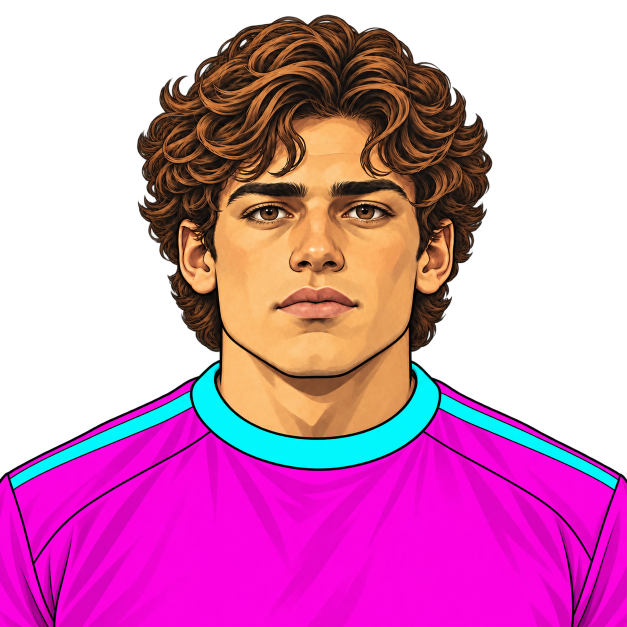
#> input picture assets/portraits/whole-v1/sources/p01.png, 1254 x 1254 px (shown at 1/2 size); its folder holds only this picture in this run
$ python pack_whole_portraits.py
#> lines starting #> are read from the running program, lines starting #| are printed output that depends on the picture
"""Export whole illustrations to256px assets and96px review sheets, retaining sources."""

import argparse
import json
from pathlib import Path
from typing import cast

from PIL import Image, ImageDraw, ImageFont, ImageOps

from goaletto.portraits.whole import recipe_for_variant, render_whole

ROOT = Path(__file__).resolve().parents[1] / "assets/portraits/whole-v1"
PLAYER_AGES = [
    24,
    23,
    28,
    20,
    26,
    21,
    31,
    19,
    27,
    22,
    30,
    18,
    25,
    29,
    20,
    33,
    24,
    28,
    21,
    26,
    32,
    23,
    27,
    19,
]
STAFF_AGES = [46, 58, 39, 63, 51, 44, 35, 66, 54, 41, 60, 48]


def garment_mask(image: Image.Image) -> Image.Image:
    """Explicit mask of technical garment pigments below the face; inspect each source."""
    pixels = []
    for index, pixel in enumerate(image.get_flattened_data()):
        red, green, blue, alpha = cast(tuple[int, int, int, int], pixel)
        material = min(red, blue) - green > 35 or min(green, blue) - red > 35
        below_face = index // image.width >= image.height // 2
        pixels.append(255 if alpha >= 16 and material and below_face else 0)
    mask = Image.new("L", image.size)
    mask.putdata(pixels)
    return mask


def main() -> None:
    parser = argparse.ArgumentParser(description=__doc__)
    parser.add_argument("--require-complete", action="store_true")
    args = parser.parse_args()
    for folder in ("portraits", "masks", "previews", "thumbnails"):
        (ROOT / folder).mkdir(exist_ok=True)
    specs = []
    for bank, prefix, ages in (("players", "p", PLAYER_AGES), ("staff", "s", STAFF_AGES)):
        for index, age in enumerate(ages, 1):
            code = f"{prefix}{index:02}"
            specs.append((code, code, bank, age))
    specs.append(("p01-staff42", "p01", "staff", 42))
    catalog = {
        "catalog_version": 1,
        "status": "first-wave-illustrations-awaiting-review",
        "sizes": [96, 256],
        "banks": {"players": [], "staff": []},
        "variants": {},
        "identities": {},
    }
    for filename, identity, bank, age in specs:
        source_path = ROOT / "sources" / f"{filename}.png"
        if not source_path.exists():
            continue
        variant = f"{identity}-{bank[:-1] if bank == 'players' else 'staff'}{age}"
        identity_id = f"dugout-whole-v1/{identity}"
        with Image.open(source_path) as source:
#> source is the input picture: PIL image 1254x1254 RGBA; mean R, G, B, A 109, 36.5, 84.9, 152
            if source.mode != "RGBA" or source.getchannel("A").getextrema()[0] != 0:
                raise ValueError(f"Source requires actual alpha: {filename}")
            sprite = ImageOps.contain(source, (256, 256), Image.Resampling.LANCZOS)
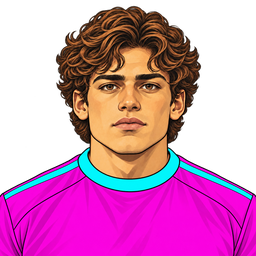
#> sprite: PIL image 256x256 RGBA; mean R, G, B, A 108.6, 36.5, 84.4, 152; transparent parts drawn white
        packed = Image.new("RGBA", (256, 256))
#> packed: PIL image 256x256 RGBA; every value is 0
        packed.alpha_composite(sprite, ((256 - sprite.width) // 2, (256 - sprite.height) // 2))
        mask = garment_mask(packed)
#> after the loop in garment_mask, `for index, pixel in enumerate(image.get_flattened_data()):`: pixels = []
        if mask.getbbox() is None:
            raise ValueError(f"No garment material pigments: {filename}")
        image_path, mask_path = f"portraits/{variant}.png", f"masks/{variant}.png"
        packed.save(ROOT / image_path, optimize=True)
        mask.save(ROOT / mask_path, optimize=True)
        catalog["variants"][variant] = {
            "identity_id": identity_id,
            "bank": bank,
            "depicted_age": age,
            "image": image_path,
            "garment_mask": mask_path,
            "source": f"sources/{filename}.png",
            "prompt": f"prompts/{filename}.txt",
            "review_status": "awaiting-user-review",
            "age_policy": "single illustrated age, no automatic age-stage completeness",
        }
        catalog["identities"].setdefault(identity_id, {"variants": []})["variants"].append(variant)
        # A linked career sample does not add a37th unrelated identity to the staff pool.
        if filename == identity:
            catalog["banks"][bank].append(variant)
    if args.require_complete:
        assert len(catalog["variants"]) == 37
        assert len(catalog["banks"]["players"]) == 24
        assert len(catalog["banks"]["staff"]) == 12
    (ROOT / "manifest.json").write_text(json.dumps(catalog, ensure_ascii=False, indent=2) + "\n")
    font = ImageFont.load_default(size=15)
    for bank in ("players", "staff"):
        variants = catalog["banks"][bank]
        if not variants:
            continue
        sheet = Image.new("RGB", (6 * 192, ((len(variants) + 5) // 6) * 220), "#E8DECB")
        thumbs = Image.new("RGB", (6 * 112, ((len(variants) + 5) // 6) * 120), "#E8DECB")
        for index, variant in enumerate(variants):
            recipe = recipe_for_variant(variant, ROOT)
            portrait = render_whole(
                recipe, kit_primary="#743D42", kit_secondary="#F2E9D8", root=ROOT
            )
            x, y = index % 6 * 192, index // 6 * 220
            small = portrait.resize((192, 192), Image.Resampling.LANCZOS)
            sheet.paste(small, (x, y), small)
            ImageDraw.Draw(sheet).text((x + 10, y + 195), variant, font=font, fill="#2A2824")
            thumbnail = render_whole(
                recipe, kit_primary="#743D42", kit_secondary="#F2E9D8", size=96, root=ROOT
            )
            thumbnail.save(ROOT / "thumbnails" / f"{variant}.png", optimize=True)
            tx, ty = index % 6 * 112 + 8, index // 6 * 120
            thumbs.paste(thumbnail, (tx, ty), thumbnail)
            ImageDraw.Draw(thumbs).text((tx + 24, ty + 98), f"{index + 1:02}", fill="#2A2824")
        sheet.save(ROOT / "previews" / f"{bank}.png", optimize=True)
        thumbs.save(ROOT / "previews" / f"{bank}-96px.png", optimize=True)
    if "p01-staff42" in catalog["variants"]:
        pair = Image.new("RGB", (512, 286), "#E8DECB")
        for index, variant in enumerate(("p01-player24", "p01-staff42")):
            portrait = render_whole(
                recipe_for_variant(variant, ROOT),
                kit_primary="#743D42",
                kit_secondary="#F2E9D8",
                root=ROOT,
            )
            pair.paste(portrait, (index * 256, 0), portrait)
            ImageDraw.Draw(pair).text((index * 256 + 12, 263), variant, font=font, fill="#2A2824")
        pair.save(ROOT / "previews" / "player-to-staff.png", optimize=True)
    sizes = [path.stat().st_size for path in (ROOT / "portraits").glob("*.png")]
    print(
        json.dumps(
            {
                "variants": len(sizes),
                "total_png_bytes": sum(sizes),
                "mean_png_bytes": round(sum(sizes) / len(sizes)) if sizes else 0,
            }
        )
    )


if __name__ == "__main__":
#> (the run stopped early here; a loop or call above may not have finished)
